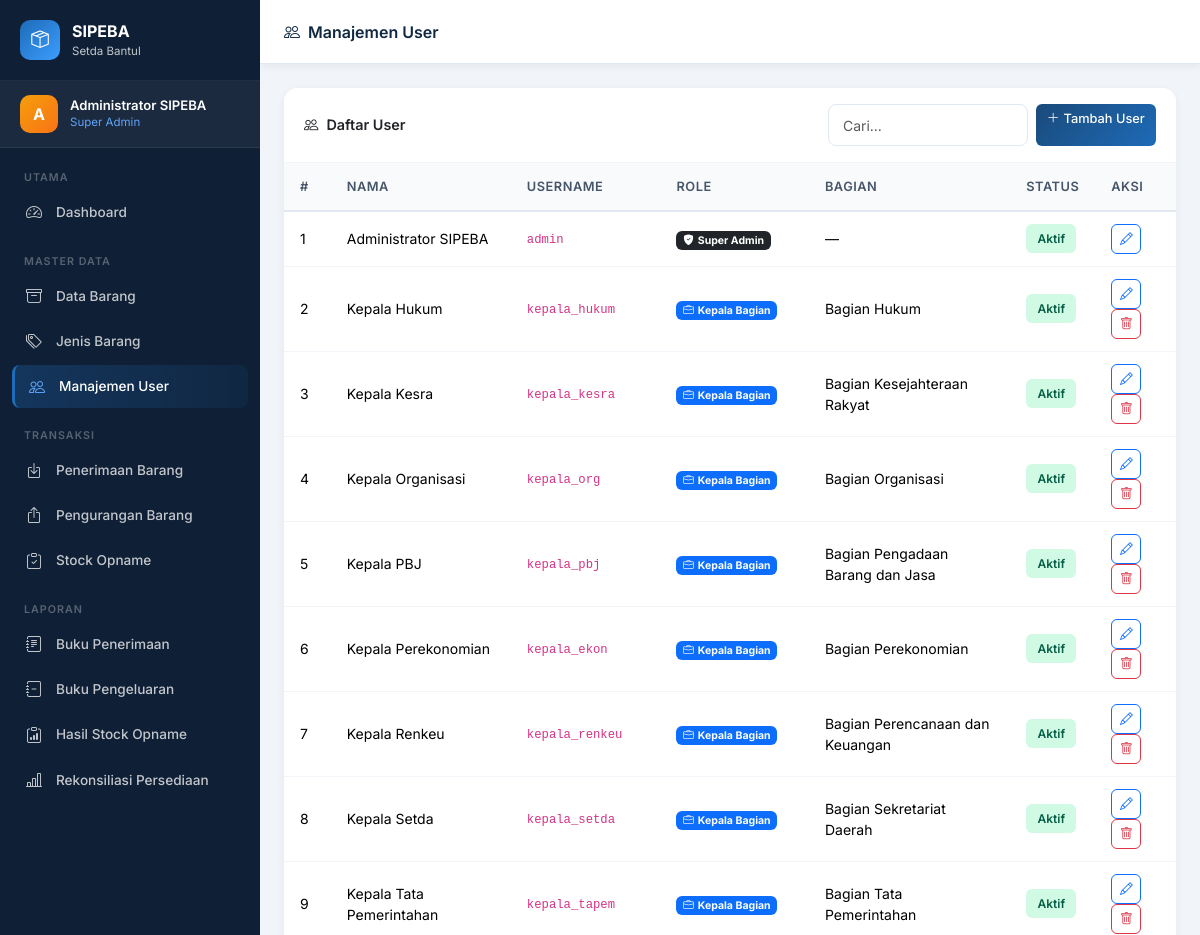
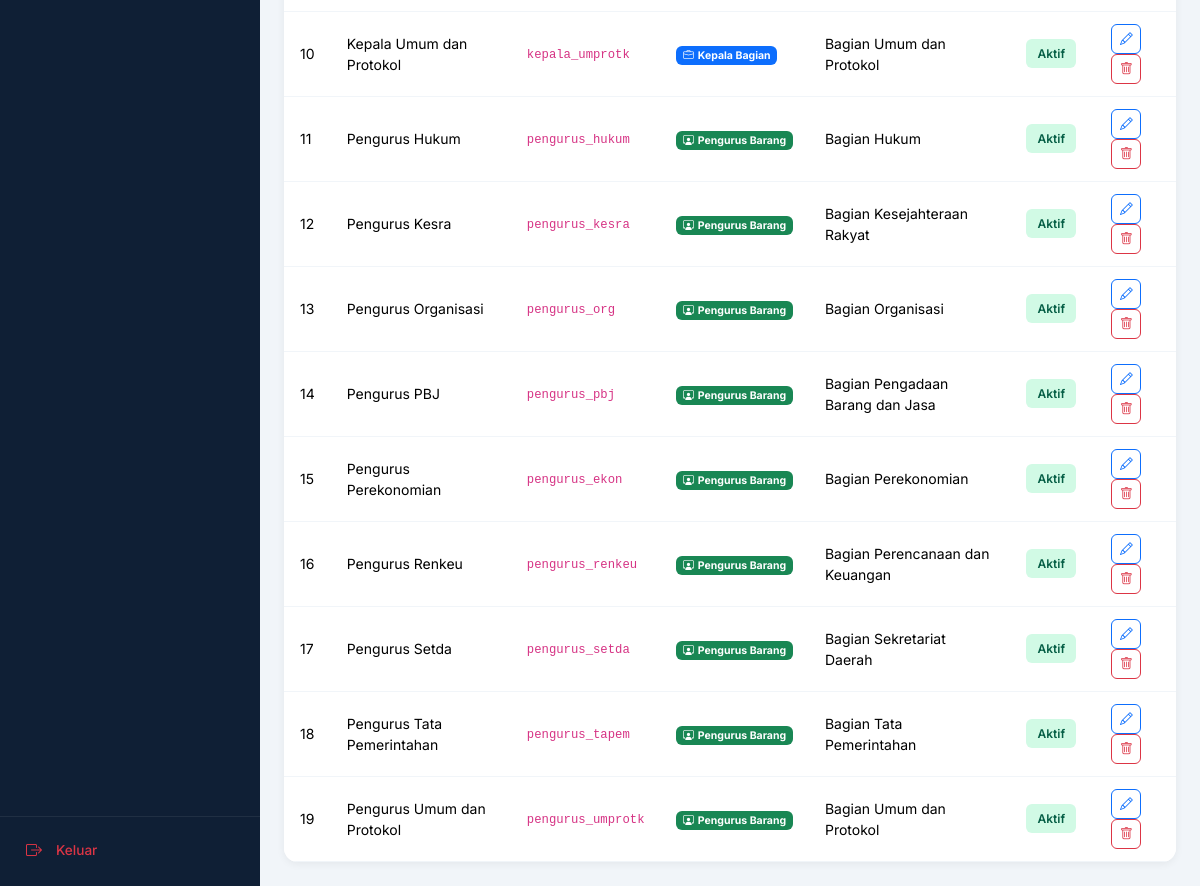
The page /master_data/users/index.php (signed in) on the database its author committed (2 pictures, top to bottom).
### tables this page shows
CREATE TABLE `users` (
  `id` INT UNSIGNED AUTO_INCREMENT PRIMARY KEY,
  `nama` VARCHAR(100) NOT NULL,
  `username` VARCHAR(50) NOT NULL UNIQUE,
  `password` VARCHAR(255) NOT NULL,
  `role` ENUM('superadmin','kepala','pengurus') NOT NULL,
  `id_bagian` INT UNSIGNED NULL,
  `is_active` TINYINT(1) DEFAULT 1,
  `created_at` TIMESTAMP DEFAULT CURRENT_TIMESTAMP,
  FOREIGN KEY (`id_bagian`) REFERENCES `bagian`(`id`) ON DELETE SET NULL
);

CREATE TABLE `bagian` (
  `id` INT UNSIGNED AUTO_INCREMENT PRIMARY KEY,
  `kode` VARCHAR(10) NOT NULL UNIQUE,
  `nama` VARCHAR(100) NOT NULL,
  `created_at` TIMESTAMP DEFAULT CURRENT_TIMESTAMP
);

### config/auth.php (called while the page is built, shortened)
<?php
function getUserId(): int {
    return (int)($_SESSION['user_id'] ?? 0);
}

### master_data/users/index.php (the view, shortened to what this page needs)
<?php
require_once __DIR__ . '/../../config/bootstrap.php';
$users = $conn->query("
    SELECT u.*, b.nama AS nama_bagian
    FROM users u LEFT JOIN bagian b ON u.id_bagian=b.id
    ORDER BY u.role, u.nama
");
include BASE_PATH . '/includes/header.php';
include BASE_PATH . '/includes/sidebar.php';
?>
<div class="main-content">
  <div class="topbar">
    <div class="topbar-title"><i class="bi bi-people me-2"></i>Manajemen User</div>
  </div>
  <div class="page-content">
    <div class="card">
      <div class="card-header d-flex align-items-center justify-content-between">
        <span><i class="bi bi-people me-2"></i>Daftar User</span>
        <div class="d-flex gap-2">
          <input type="text" class="form-control form-control-sm" style="width:200px" data-table-search="userTable" placeholder="Cari...">
          <a href="create.php" class="btn btn-primary btn-sm"><i class="bi bi-plus-lg me-1"></i>Tambah User</a>
        </div>
      </div>
      <div class="table-wrapper">
        <table class="table" id="userTable">
          <thead><tr><th>#</th><th>Nama</th><th>Username</th><th>Role</th><th>Bagian</th><th>Status</th><th>Aksi</th></tr></thead>
          <tbody>
            <?php $no=1; while($u=$users->fetch_assoc()): ?>
            <tr>
              <td><?=$no++?></td>
              <td><?=htmlspecialchars($u['nama'])?></td>
              <td><code><?=htmlspecialchars($u['username'])?></code></td>
              <td>
                <?php
                $rc=['superadmin'=>['bg-dark','bi-shield-fill-check'],'kepala'=>['bg-primary','bi-briefcase'],'pengurus'=>['bg-success','bi-person-workspace']];
                $rl=['superadmin'=>'Super Admin','kepala'=>'Kepala Bagian','pengurus'=>'Pengurus Barang'];
                [$rbg,$ric]=$rc[$u['role']]??['bg-secondary','bi-person'];
                ?>
                <span class="badge <?=$rbg?>"><i class="bi <?=$ric?> me-1"></i><?=$rl[$u['role']]??$u['role']?></span>
              </td>
              <td><?=htmlspecialchars($u['nama_bagian']??'—')?></td>
              <td><span class="badge-sipeba <?=$u['is_active']?'badge-approved':'badge-rejected'?>"><?=$u['is_active']?'Aktif':'Non-Aktif'?></span></td>
              <td>
                <a href="edit.php?id=<?=$u['id']?>" class="btn btn-sm btn-outline-primary btn-icon" data-bs-toggle="tooltip" title="Edit"><i class="bi bi-pencil"></i></a>
                <?php if($u['id']!==getUserId()&&$u['role']!=='superadmin'): ?>
                <form method="POST" class="d-inline">
                  <button type="submit" class="btn btn-sm btn-outline-danger btn-icon" data-confirm="Hapus user <?=htmlspecialchars($u['nama'])?>?" data-bs-toggle="tooltip" title="Hapus"><i class="bi bi-trash"></i></button>
                </form>
                <?php endif; ?>
              </td>
            </tr>
            <?php endwhile; ?>
          </tbody>
        </table>
      </div>
    </div>
  </div>
</div>
<?php include BASE_PATH . '/includes/footer.php'; ?>

### assets/css/style.css (style rules this page uses)
:root { --primary: #1a4a7a; --primary-dark: #0f2942; --primary-light: #1e6bb8; --accent: #f59e0b; --sidebar-width: 260px; --sidebar-bg: #0f1f35; --sidebar-text: rgba(255,255,255,0.75); --sidebar-hover: rgba(255,255,255,0.1); --sidebar-active-bg: linear-gradient(90deg, rgba(30,107,184,0.3), rgba(30,107,184,0.1)); --sidebar-active-border: #1e6bb8; --topbar-height: 64px; --card-radius: 14px; --transition: all .2s ease; --shadow-sm: 0 2px 8px rgba(0,0,0,0.06); --shadow-md: 0 4px 20px rgba(0,0,0,0.1); --shadow-lg: 0 10px 40px rgba(0,0,0,0.15); }
* { box-sizing: border-box; margin: 0; padding: 0; }
body { font-family: 'Inter', sans-serif; background: #f1f5f9; color: #1e293b; font-size: .9rem; }
.main-content { margin-left: var(--sidebar-width); flex: 1; display: flex; flex-direction: column; min-height: 100vh; }
.topbar { height: var(--topbar-height); background: white; border-bottom: 1px solid #e2e8f0; display: flex; align-items: center; padding: 0 1.5rem; position: sticky; top: 0; z-index: 100; box-shadow: var(--shadow-sm); }
.topbar-title { font-weight: 600; font-size: 1rem; color: var(--primary-dark); flex: 1; }
.page-content { padding: 1.5rem; flex: 1; }
.card { border: none; border-radius: var(--card-radius); box-shadow: var(--shadow-sm); background: white; }
.card-header { background: white; border-bottom: 1px solid #f1f5f9; border-radius: var(--card-radius) var(--card-radius) 0 0 !important; padding: 1rem 1.25rem; font-weight: 600; font-size: .9rem; }
.table-wrapper { overflow-x: auto; border-radius: 0 0 var(--card-radius) var(--card-radius); }
.table { margin-bottom: 0; font-size: .875rem; }
.table thead th { background: #f8fafc; border-bottom: 2px solid #e2e8f0; color: #475569; font-weight: 600; font-size: .8rem; text-transform: uppercase; letter-spacing: .5px; padding: .85rem 1rem; white-space: nowrap; }
.table tbody td { padding: .75rem 1rem; vertical-align: middle; border-color: #f1f5f9; }
.badge-sipeba { padding: .35rem .7rem; border-radius: 6px; font-size: .75rem; font-weight: 600; display: inline-flex; align-items: center; gap: .3rem; }
.badge-approved { background: #d1fae5; color: #065f46; }
.form-control, .form-select { border: 1.5px solid #e2e8f0; border-radius: 8px; padding: .6rem .9rem; font-size: .875rem; transition: border-color .2s, box-shadow .2s; }
.btn { border-radius: 8px; font-weight: 500; font-size: .875rem; padding: .5rem 1rem; }
.btn-primary { background: linear-gradient(135deg, var(--primary), var(--primary-light)); border: none; }
.btn-sm { padding: .3rem .7rem; font-size: .8rem; border-radius: 6px; }
.btn-icon { width: 30px; height: 30px; padding: 0; display: inline-flex; align-items: center; justify-content: center; border-radius: 6px; }

### rows shown on the page
users: nama "Administrator SIPEBA", username "admin", role "Super Admin", nama_bagian "—", is_active "Aktif"
users: nama "Kepala Hukum", username "kepala_hukum", role "Kepala Bagian", id_bagian.nama "Bagian Hukum", is_active "Aktif"
users: nama "Kepala Kesra", username "kepala_kesra", role "Kepala Bagian", id_bagian.nama "Bagian Kesejahteraan Rakyat", is_active "Aktif"
users: nama "Kepala Organisasi", username "kepala_org", role "Kepala Bagian", id_bagian.nama "Bagian Organisasi", is_active "Aktif"
users: nama "Kepala PBJ", username "kepala_pbj", role "Kepala Bagian", id_bagian.nama "Bagian Pengadaan Barang dan Jasa", is_active "Aktif"
users: nama "Kepala Perekonomian", username "kepala_ekon", role "Kepala Bagian", id_bagian.nama "Bagian Perekonomian", is_active "Aktif"
users: nama "Kepala Renkeu", username "kepala_renkeu", role "Kepala Bagian", id_bagian.nama "Bagian Perencanaan dan Keuangan", is_active "Aktif"
users: nama "Kepala Setda", username "kepala_setda", role "Kepala Bagian", id_bagian.nama "Bagian Sekretariat Daerah", is_active "Aktif"
users: nama "Kepala Tata Pemerintahan", username "kepala_tapem", role "Kepala Bagian", id_bagian.nama "Bagian Tata Pemerintahan", is_active "Aktif"
users: nama "Kepala Umum dan Protokol", username "kepala_umprotk", role "Kepala Bagian", id_bagian.nama "Bagian Umum dan Protokol", is_active "Aktif"
users: nama "Pengurus Hukum", username "pengurus_hukum", role "Pengurus Barang", id_bagian.nama "Bagian Hukum", is_active "Aktif"
users: nama "Pengurus Kesra", username "pengurus_kesra", role "Pengurus Barang", id_bagian.nama "Bagian Kesejahteraan Rakyat", is_active "Aktif"
users: nama "Pengurus Organisasi", username "pengurus_org", role "Pengurus Barang", id_bagian.nama "Bagian Organisasi", is_active "Aktif"
users: nama "Pengurus PBJ", username "pengurus_pbj", role "Pengurus Barang", id_bagian.nama "Bagian Pengadaan Barang dan Jasa", is_active "Aktif"
users: nama "Pengurus Perekonomian", username "pengurus_ekon", role "Pengurus Barang", id_bagian.nama "Bagian Perekonomian", is_active "Aktif"
users: nama "Pengurus Renkeu", username "pengurus_renkeu", role "Pengurus Barang", id_bagian.nama "Bagian Perencanaan dan Keuangan", is_active "Aktif"
users: nama "Pengurus Setda", username "pengurus_setda", role "Pengurus Barang", id_bagian.nama "Bagian Sekretariat Daerah", is_active "Aktif"
users: nama "Pengurus Tata Pemerintahan", username "pengurus_tapem", role "Pengurus Barang", id_bagian.nama "Bagian Tata Pemerintahan", is_active "Aktif"
users: nama "Pengurus Umum dan Protokol", username "pengurus_umprotk", role "Pengurus Barang", id_bagian.nama "Bagian Umum dan Protokol", is_active "Aktif"

### other values the page prints
substr($user['nama'] ?? 'U', 0, 1) "A"
$user['nama'] "Administrator SIPEBA"
$roleLabel[$role] "Super Admin"
